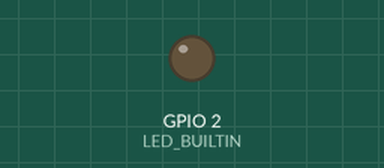
Bench run of a sketch on a simulated ESP8266 (NodeMCU). On the bench: output pins drawn as LEDs (lit = HIGH, except the on-board LED, lit = LOW). WiFi joins after 1.5 s; servers stay silent unless stated; EEPROM starts erased.

Above: at 31.5 s.
At 61.68 s:
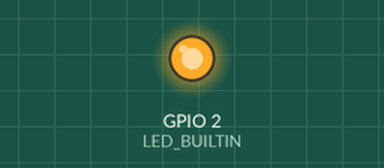
Timing chart, 0 to 79.8 s (numbered marks = the images above):
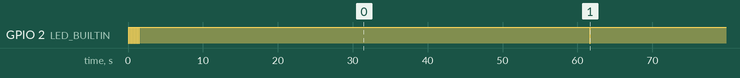

Measured:
- by itself, GPIO 2 (LED_BUILTIN): goes 6 × (LOW 0.10 s, HIGH 0.10 s), LOW 0.10 s, HIGH 60.2 s, LOW 0.05 s, HIGH 60.2 s, LOW 0.05 s, then HIGH

The sketch:

PwrEsp8266Wps.ino
```cpp
/* ---------------------------------------------------- */
/*  Modifica esempio Udp per comunicare con Mcp39F511   */
/*  per raccogliere dati sul consumo di potenza         */
/* .................................................... */
/* Dopo programmazione,le credenziali sono vuote        */
/* quindi il led lampeggera' per 10 secondi poi rimarra'*/
/* acceso in beginWPSConfig() a tempo indefinito e      */
/* spegnendosi per 1s ogni try of pairing (20s)         */
/* una volta effettuato il pairing, entrera'in blink    */
/* di 1s per 2 minuti, dopdiche' ri autoresetta.        */
/* a questo punto ritenta la connessione con i dati     */
/* ottenuti (blink veloce) e, se a buon fine, il led si */
/* accendera' ogni minuto per 50ms  per segnalare OK    */
/* NOTA: alla fine del pairing,il nome dell'host sara'  */
/* pwrmonxx (minuscolo) ed andra' "battezzato" via UDP  */
/* one shot  (salva in eeprom)                          */
/* ---------------------------------------------------- */


#include <ESP8266WiFi.h>
#include <ESP8266LLMNR.h>
#include <WiFiUdp.h>
#include <EEPROM.h>

#define UDPBUFSIZE 1024                                 // Max is 8192
#define UARTBUFSIZE 128                                 // Default uart size

WiFiUDP     Udp;                                        // Udp instance
char        UdpBuf  [UDPBUFSIZE + 1];                   //buffer for Udp packet
char        UartBuf [UARTBUFSIZE + 1];                  //buffer for Serial packet
word        localPort = 65500;                          // local port to listen/response UDP
byte        AutoReset;

// =============================================================
//                  ******** BOOTING ********
// =============================================================
void setup()
{
bool  led = 0;                                          // local flag for led blinking
char name[32];    // HostName

// Initialize the led_BUILTIN pin as an output and flash button
 pinMode(LED_BUILTIN, OUTPUT);
 pinMode(0, INPUT_PULLUP);

 // Initialization of serial and eeprom
 Serial.begin(115200);                                  // Init Uart @ 115200,n,8,1
 EEPROM.begin(512);                                     // Allocate 512 Bytes of flash for eeprom emulator

 // Read the saved HostName from EEPROM
 for (byte lp = 0; lp < sizeof(name); lp++) name[lp] = EEPROM.read(lp);
// Initialize with last credentials saved
 WiFi.mode(WIFI_STA);
 WiFi.setHostname(name);
 WiFi.begin(WiFi.SSID().c_str(), WiFi.psk().c_str());
 byte retry = 100;
 // durimg connection, blink the led fast
 while (--retry && WiFi.status() != WL_CONNECTED)
       {led = !led; digitalWrite(LED_BUILTIN, !led); delay(100);}
  // if connected, switch off led then start UDP and LLMNR services
  if (retry)
     {
      digitalWrite(LED_BUILTIN, true);
      Udp.begin(localPort);
      LLMNR.begin(WiFi.hostname().c_str());
     }
   // Connection failed, sw on led then try to pair (need to push WPS button on router)
   // Assign and save the default name "pwrmonxx"
   // During pairing led will be ON/OFF for 20/1Sec  into infinite loop until paired
   else
      {
       digitalWrite(LED_BUILTIN, false);
       memset(name,0,sizeof(name)); strcpy(name,"pwrmonxx");  WiFi.setHostname(name);
       for (byte lp = 0; lp < sizeof(name); lp++) EEPROM.write(lp, name[lp]); EEPROM.commit();
       while (!WiFi.beginWPSConfig() || !WiFi.SSID().length())
             {digitalWrite(LED_BUILTIN, true); delay(1000); digitalWrite(LED_BUILTIN, false);}
      AutoReset = 120;                                 // paired, autoreset time = 2Min
      }
}                         // End Setup()

// =============================================================
//                  ******** LOOPBACK ********
// =============================================================

void loop()
{
 bool  led   = 0;                                       // local flag for led blinking
 short n;
 static short blink;
 // Come from pairing phase,stay here into loop until WPS timeout (2 min) blinking led then reset
 // Or if connection done, short the time
 if (AutoReset)
    {
     while (--AutoReset)
           {
            digitalWrite(LED_BUILTIN, led); delay(1000); led = !led;
            if ((AutoReset > 10) && (WiFi.status() == WL_CONNECTED)) AutoReset = 10;
           }
     delay(1000);  ESP.restart();
    }
 // --------------------- RUNTIME LOOP --------------------------
 // if there's data available (Cmd + optional data)
 if ((n = Udp.parsePacket()) >= 4)
    {
     // read the packet into packetBufffer
     n = Udp.read(UdpBuf, UDPBUFSIZE);
     digitalWrite(LED_BUILTIN,false); delay(5); digitalWrite(LED_BUILTIN,true);
     // there is a direct string for MCP, check then forward on serial
     if (UdpBuf[0] == 0xa5)
        {
         // check the validity of packet rx (calculate checksum) UdpBuf[UdpBuf[2]] = chksm idx
         byte chksm,lp;
         for (chksm = lp = 0; lp < UdpBuf[2]; lp++) chksm += UdpBuf[lp];
         // Valid Packet, FORWARD on serial port
         if (chksm == UdpBuf[lp])
            {
             memcpy(UartBuf,UdpBuf,n); Serial.write(UartBuf,lp);
             // Flash led and wait time for response
             digitalWrite(LED_BUILTIN,false); delay(1); digitalWrite(LED_BUILTIN,true); delay(15);
            }
        }
     else
         {
          // If Udp contain 0x00110011 command is set New Station Name then send back an echo
          if (*(int*)UdpBuf == 0x00110011)
             {
              for (byte lp = 0; lp < 32; lp++) EEPROM.write(lp, UdpBuf[lp + 4]);
              EEPROM.commit();
              Udp.beginPacket(Udp.remoteIP(), Udp.remotePort());
              Udp.write(UdpBuf, 4); Udp.endPacket();
              AutoReset = 5;
             }
         }
      }
 // There is something on rx buffer, echo n UDP
 if ((n = Serial.available()) > 0)
   {
    // Get data
    Serial.readBytes(UartBuf, n);
    // send back via UDP
    Udp.beginPacket(Udp.remoteIP(), Udp.remotePort()); Udp.write(UartBuf, n); Udp.endPacket();
    // Flash blink led
    digitalWrite(LED_BUILTIN,false); delay(1); digitalWrite(LED_BUILTIN,true);
   }
 if (blink++ == 1199)   digitalWrite(LED_BUILTIN,false);
  else
   if (blink >= 1200)    {digitalWrite(LED_BUILTIN,true); blink = 0;}
 delay(50);
}
```
